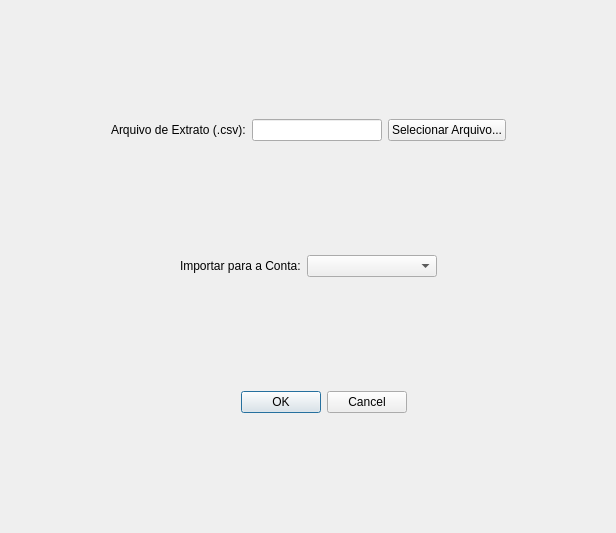
<?xml version="1.0" encoding="UTF-8"?>
<ui version="4.0">
 <class>dialogImportarExtrato</class>
 <widget class="QDialog" name="dialogImportarExtrato">
  <property name="geometry">
   <rect>
    <x>0</x>
    <y>0</y>
    <width>616</width>
    <height>533</height>
   </rect>
  </property>
  <property name="windowTitle">
   <string>dialogoImportarExtrato</string>
  </property>
  <layout class="QHBoxLayout" name="horizontalLayout_5">
   <item>
    <layout class="QVBoxLayout" name="verticalLayout">
     <item>
      <layout class="QHBoxLayout" name="horizontalLayout_2">
       <item>
        <spacer name="horizontalSpacer_3">
         <property name="orientation">
          <enum>Qt::Orientation::Horizontal</enum>
         </property>
         <property name="sizeHint" stdset="0">
          <size>
           <width>40</width>
           <height>20</height>
          </size>
         </property>
        </spacer>
       </item>
       <item>
        <widget class="QLabel" name="label">
         <property name="text">
          <string>Arquivo de Extrato (.csv):</string>
         </property>
        </widget>
       </item>
       <item>
        <widget class="QLineEdit" name="lineEditCaminhoArquivo">
         <property name="minimumSize">
          <size>
           <width>130</width>
           <height>0</height>
          </size>
         </property>
         <property name="readOnly">
          <bool>true</bool>
         </property>
        </widget>
       </item>
       <item>
        <widget class="QPushButton" name="buttonSelecionarArquivo">
         <property name="text">
          <string>Selecionar Arquivo...</string>
         </property>
        </widget>
       </item>
       <item>
        <spacer name="horizontalSpacer_4">
         <property name="orientation">
          <enum>Qt::Orientation::Horizontal</enum>
         </property>
         <property name="sizeHint" stdset="0">
          <size>
           <width>40</width>
           <height>20</height>
          </size>
         </property>
        </spacer>
       </item>
      </layout>
     </item>
     <item>
      <layout class="QHBoxLayout" name="horizontalLayout_3">
       <item>
        <spacer name="horizontalSpacer">
         <property name="orientation">
          <enum>Qt::Orientation::Horizontal</enum>
         </property>
         <property name="sizeHint" stdset="0">
          <size>
           <width>40</width>
           <height>20</height>
          </size>
         </property>
        </spacer>
       </item>
       <item>
        <widget class="QLabel" name="label_2">
         <property name="text">
          <string>Importar para a Conta:</string>
         </property>
        </widget>
       </item>
       <item>
        <widget class="QComboBox" name="comboBoxConta">
         <property name="minimumSize">
          <size>
           <width>130</width>
           <height>0</height>
          </size>
         </property>
        </widget>
       </item>
       <item>
        <spacer name="horizontalSpacer_2">
         <property name="orientation">
          <enum>Qt::Orientation::Horizontal</enum>
         </property>
         <property name="sizeHint" stdset="0">
          <size>
           <width>40</width>
           <height>20</height>
          </size>
         </property>
        </spacer>
       </item>
      </layout>
     </item>
     <item>
      <layout class="QHBoxLayout" name="horizontalLayout_4">
       <item>
        <spacer name="horizontalSpacer_6">
         <property name="orientation">
          <enum>Qt::Orientation::Horizontal</enum>
         </property>
         <property name="sizeHint" stdset="0">
          <size>
           <width>40</width>
           <height>20</height>
          </size>
         </property>
        </spacer>
       </item>
       <item>
        <widget class="QDialogButtonBox" name="buttonBox">
         <property name="standardButtons">
          <set>QDialogButtonBox::StandardButton::Cancel|QDialogButtonBox::StandardButton::Ok</set>
         </property>
        </widget>
       </item>
       <item>
        <spacer name="horizontalSpacer_5">
         <property name="orientation">
          <enum>Qt::Orientation::Horizontal</enum>
         </property>
         <property name="sizeHint" stdset="0">
          <size>
           <width>40</width>
           <height>20</height>
          </size>
         </property>
        </spacer>
       </item>
      </layout>
     </item>
    </layout>
   </item>
  </layout>
 </widget>
 <resources/>
 <connections/>
</ui>
